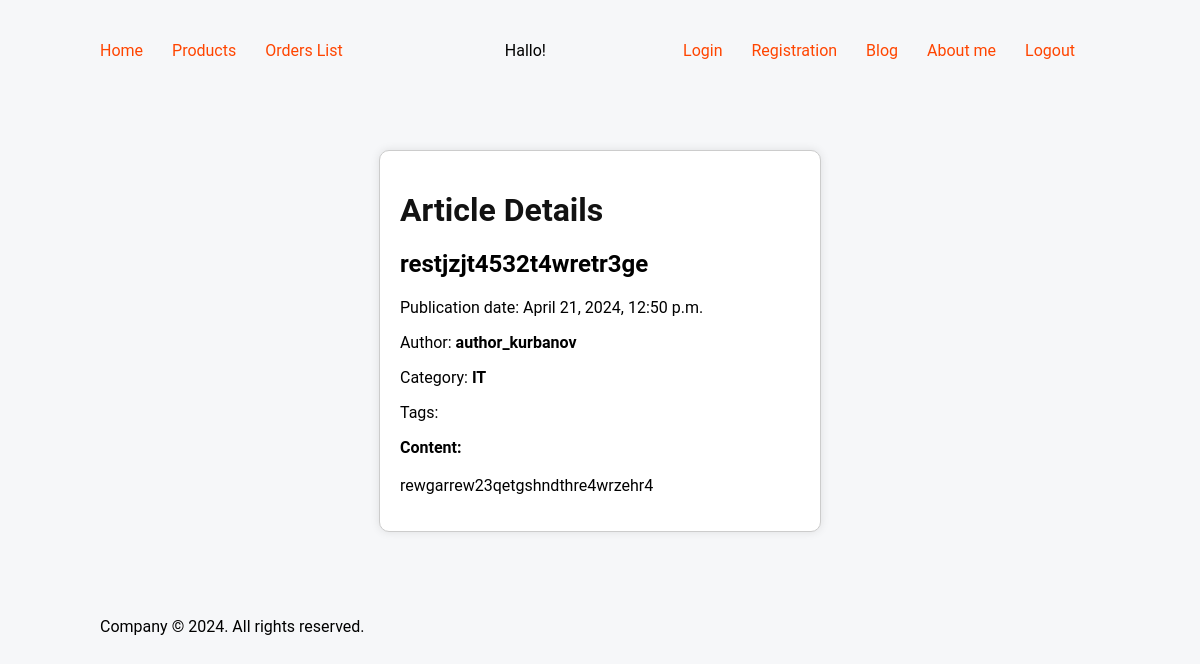
The app's page /blogapp/articles/11 with its own data.
### blogapp/models.py (models this page shows, shortened)
class Article(models.Model):
    title = models.CharField(_("Title"), max_length=200)
    content = models.TextField(_("Content"))
    pub_date = models.DateTimeField(_("Publication Date"), null=True, blank=True)
    last_modified = models.DateTimeField(_("Last Modified"), auto_now=True)
    author = models.ForeignKey('Author', verbose_name=_("Author"), on_delete=models.CASCADE)
    category = models.ForeignKey('Category', verbose_name=_("Category"), on_delete=models.CASCADE)
    tags = models.ManyToManyField('Tag', verbose_name=_("Tags"), blank=True)
    class Meta:
        verbose_name = _("Article")
        verbose_name_plural = _("Articles")
        ordering = ['-pub_date']

class Author(models.Model):
    user = models.OneToOneField(User, on_delete=models.CASCADE)
    bio = models.TextField()

class Category(models.Model):
    name = models.CharField(max_length=60)

### blogapp/views.py (the view)
# urls.py: path('articles/<int:pk>', ArticleDetailView.as_view(), name='article_details'),
class ArticleDetailView(DetailView):
    model = Article
    template_name = 'blogapp/article_details.html'

### blogapp/templates/blogapp/article_details.html (shortened to what this page needs)
{% extends 'accounts/base.html' %}
{% load static %}
{% load i18n %}
{% block body %}
  <div class="fixed-container-login">
	    <h1 class="">Article Details</h1>
	    <h2>{{ object.title }}</h2>
	    <p>Publication date: {{ object.pub_date }}</p>
	    <p>Author: <b>{% firstof article.author.user user.username %}</b></p>
	    <p>Category: <b>{{ object.category.name }}</b></p>
	    <p>Tags:
	    </p>
	    <p><b>Content:</b> <br><br>
		    {{ object.content }}</p>
  </div>
{% endblock %}

### shopapp/static/css/main.css (style rules this page uses)
* { font-family: 'Roboto', sans-serif; }
html, body { margin: 0; padding: 0; background-color: #f6f7f9; }
body { text-align: start; }
h1 { color: #121212; }

### shopapp/static/css/login.css (style rules this page uses)
.fixed-container-login { width: 100%; max-width: 400px; margin: 50px auto; padding: 20px; border: 1px solid #ccc; border-radius: 10px; background-color: #fff; box-shadow: 0 0 10px rgba(0, 0, 0, 0.1); }
.fixed-container-login h1 { margin-top: 0; }

### shopapp/static/css/create-product.css (style rules this page uses)
.fixed-container-login { width: 100%; max-width: 400px; margin: 50px auto; padding: 20px; border: 1px solid #ccc; border-radius: 10px; background-color: #fff; box-shadow: 0 0 10px rgba(0, 0, 0, 0.1); }
.fixed-container-login h1 { margin-top: 20px; }

### records on screen
Article: title "restjzjt4532t4wretr3ge", pub_date "April 21, 2024, 12:50 p.m.", author.username "author_kurbanov", category.name "IT", content "rewgarrew23qetgshndthre4wrzehr4"
